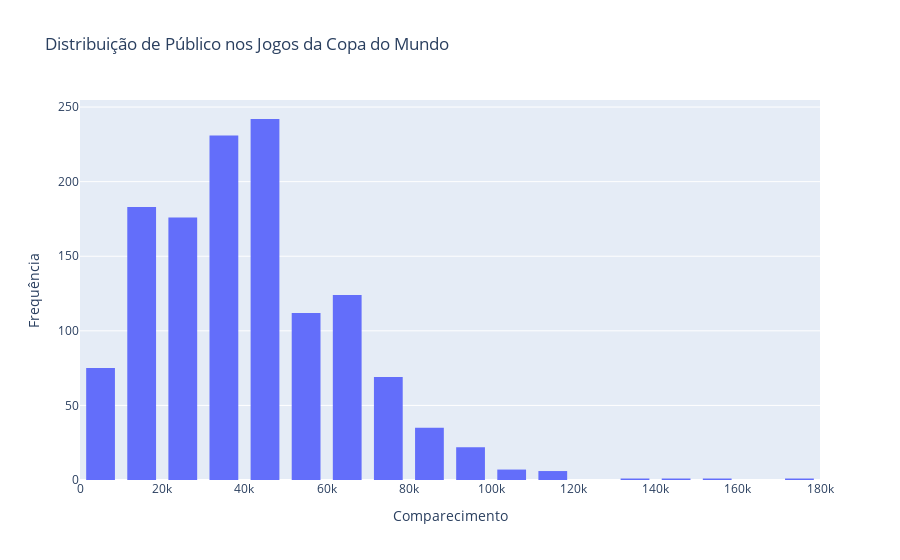

The code cell stored with this chart in its notebook:
### Code cell
#### solução com plotly
fig = px.histogram(wc_filtered, x='comparecimento', nbins=20, title='Distribuição de Público nos Jogos da Copa do Mundo')
fig.update_layout(
    xaxis_title='Comparecimento',
    yaxis_title='Frequência',
    bargap = 0.3
)
fig.show()

### Figure 1 — Plotly figure (JSON) as saved in the notebook; plotly's stock layout.template omitted (floating-point values rounded to 4 significant figures; data arrays with more than 128 entries replaced by an {"elided": "..."} marker saying what was removed)
{"data": [{"alignmentgroup": "True", "bingroup": "x", "hovertemplate": "comparecimento=%{x}<br>count=%{y}<extra></extra>", "legendgroup": "", "marker": {"color": "#636efa", "pattern": {"shape": ""}}, "name": "", "nbinsx": 20, "offsetgroup": "", "orientation": "v", "showlegend": false, "type": "histogram", "x": {"elided": "1286 int values"}, "xaxis": "x", "yaxis": "y"}], "layout": {"bargap": 0.3, "barmode": "relative", "legend": {"tracegroupgap": 0}, "title": {"text": "Distribuição de Público nos Jogos da Copa do Mundo"}, "xaxis": {"anchor": "y", "domain": [0, 1], "title": {"text": "Comparecimento"}}, "yaxis": {"anchor": "x", "domain": [0, 1], "title": {"text": "Frequência"}}}}
